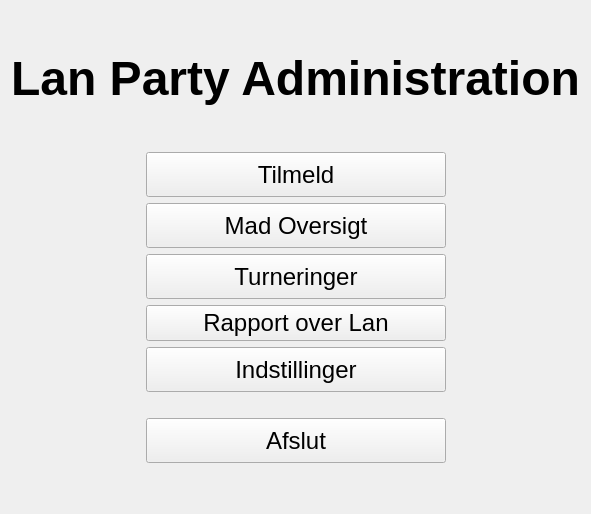
      <widget class="QWidget" name="pgMenu">
       <layout class="QGridLayout" name="gridLayout">
        <item row="0" column="1">
         <spacer name="verticalSpacer">
          <property name="orientation">
           <enum>Qt::Vertical</enum>
          </property>
          <property name="sizeHint" stdset="0">
           <size>
            <width>20</width>
            <height>40</height>
           </size>
          </property>
         </spacer>
        </item>
        <item row="12" column="1">
         <spacer name="verticalSpacer_2">
          <property name="orientation">
           <enum>Qt::Vertical</enum>
          </property>
          <property name="sizeHint" stdset="0">
           <size>
            <width>20</width>
            <height>40</height>
           </size>
          </property>
         </spacer>
        </item>
        <item row="4" column="1">
         <layout class="QGridLayout" name="gridLayout_3">
          <property name="topMargin">
           <number>0</number>
          </property>
          <item row="0" column="1">
           <widget class="QPushButton" name="btnTilmeld">
            <property name="sizePolicy">
             <sizepolicy hsizetype="Minimum" vsizetype="Fixed">
              <horstretch>0</horstretch>
              <verstretch>0</verstretch>
             </sizepolicy>
            </property>
            <property name="minimumSize">
             <size>
              <width>300</width>
              <height>45</height>
             </size>
            </property>
            <property name="font">
             <font>
              <pointsize>18</pointsize>
              <italic>false</italic>
             </font>
            </property>
            <property name="text">
             <string>Tilmeld</string>
            </property>
           </widget>
          </item>
          <item row="2" column="1">
           <widget class="QPushButton" name="btnTurnering">
            <property name="minimumSize">
             <size>
              <width>0</width>
              <height>45</height>
             </size>
            </property>
            <property name="font">
             <font>
              <pointsize>18</pointsize>
             </font>
            </property>
            <property name="text">
             <string>Turneringer</string>
            </property>
           </widget>
          </item>
          <item row="1" column="1">
           <widget class="QPushButton" name="btnMad">
            <property name="minimumSize">
             <size>
              <width>0</width>
              <height>45</height>
             </size>
            </property>
            <property name="font">
             <font>
              <pointsize>18</pointsize>
             </font>
            </property>
            <property name="text">
             <string>Mad Oversigt</string>
            </property>
           </widget>
          </item>
          <item row="4" column="1">
           <widget class="QPushButton" name="btnSettings">
            <property name="minimumSize">
             <size>
              <width>0</width>
              <height>45</height>
             </size>
            </property>
            <property name="font">
             <font>
              <pointsize>18</pointsize>
             </font>
            </property>
            <property name="text">
             <string>Indstillinger</string>
            </property>
           </widget>
          </item>
          <item row="4" column="2">
           <spacer name="horizontalSpacer_2">
            <property name="orientation">
             <enum>Qt::Horizontal</enum>
            </property>
            <property name="sizeHint" stdset="0">
             <size>
              <width>40</width>
              <height>20</height>
             </size>
            </property>
           </spacer>
          </item>
          <item row="5" column="1">
           <spacer name="verticalSpacer_3">
            <property name="orientation">
             <enum>Qt::Vertical</enum>
            </property>
            <property name="sizeType">
             <enum>QSizePolicy::Fixed</enum>
            </property>
            <property name="sizeHint" stdset="0">
             <size>
              <width>20</width>
              <height>20</height>
             </size>
            </property>
           </spacer>
          </item>
          <item row="6" column="1">
           <widget class="QPushButton" name="btnAfslut">
            <property name="minimumSize">
             <size>
              <width>0</width>
              <height>45</height>
             </size>
            </property>
            <property name="font">
             <font>
              <pointsize>18</pointsize>
             </font>
            </property>
            <property name="text">
             <string>Afslut</string>
            </property>
           </widget>
          </item>
          <item row="4" column="0">
           <spacer name="horizontalSpacer">
            <property name="orientation">
             <enum>Qt::Horizontal</enum>
            </property>
            <property name="sizeHint" stdset="0">
             <size>
              <width>40</width>
              <height>20</height>
             </size>
            </property>
           </spacer>
          </item>
          <item row="3" column="1">
           <widget class="QPushButton" name="btnRapport">
            <property name="font">
             <font>
              <pointsize>18</pointsize>
             </font>
            </property>
            <property name="text">
             <string>Rapport over Lan</string>
            </property>
           </widget>
          </item>
         </layout>
        </item>
        <item row="2" column="1">
         <spacer name="verticalSpacer_4">
          <property name="orientation">
           <enum>Qt::Vertical</enum>
          </property>
          <property name="sizeType">
           <enum>QSizePolicy::Fixed</enum>
          </property>
          <property name="sizeHint" stdset="0">
           <size>
            <width>20</width>
            <height>40</height>
           </size>
          </property>
         </spacer>
        </item>
        <item row="1" column="1">
         <widget class="QLabel" name="label">
          <property name="font">
           <font>
            <pointsize>36</pointsize>
            <weight>75</weight>
            <bold>true</bold>
           </font>
          </property>
          <property name="text">
           <string>Lan Party Administration</string>
          </property>
          <property name="alignment">
           <set>Qt::AlignCenter</set>
          </property>
         </widget>
        </item>
       </layout>
      </widget>
